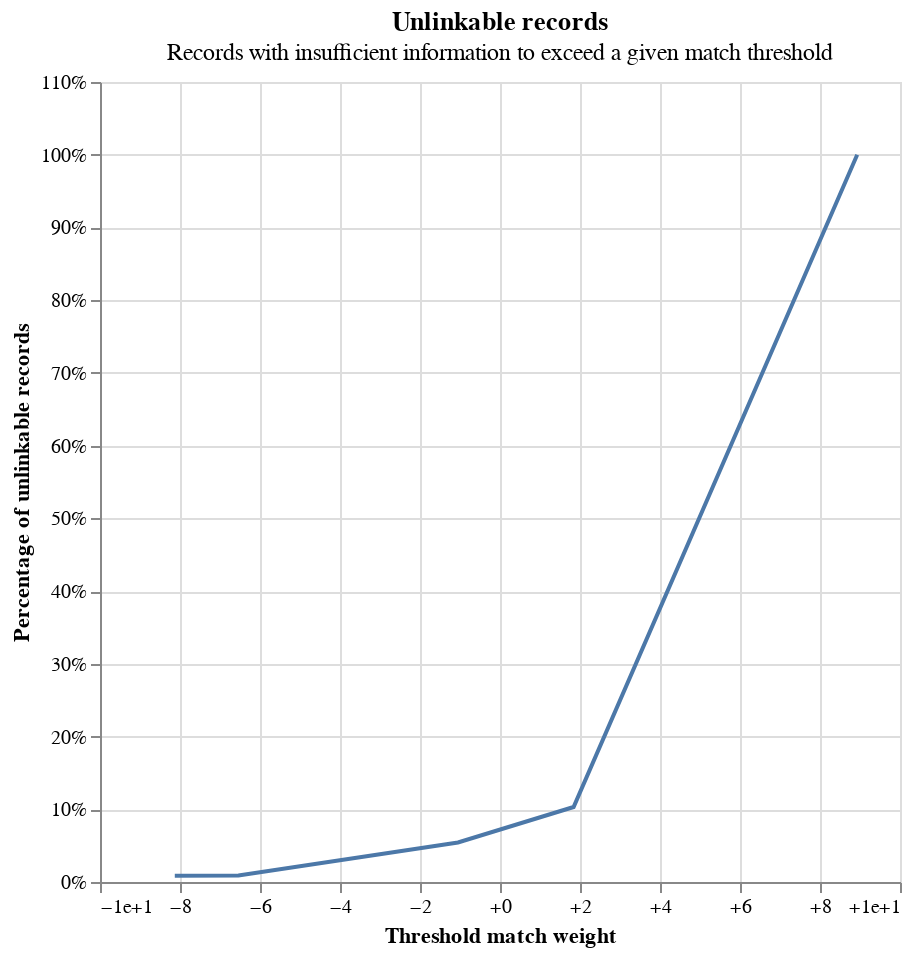

Write notebook code for a chart like this one.
### Code cell
person_linker.unlinkables_chart()

### Figure 1 — Vega-Lite specification as saved in the notebook (floating-point values rounded to 4 significant figures)
{"config": {"view": {"continuousWidth": 400, "continuousHeight": 300}}, "layer": [{"mark": {"type": "line"}, "encoding": {"x": {"axis": {"format": "+", "title": "Threshold match weight"}, "field": "match_weight", "type": "quantitative"}, "y": {"axis": {"format": "%", "title": "Percentage of unlinkable records"}, "field": "cum_prop", "type": "quantitative"}}}, {"mark": {"type": "point"}, "encoding": {"opacity": {"condition": {"param": "x_match_weight_y_cum_prop_coords_of_mouse", "value": 1, "empty": false}, "value": 0}, "tooltip": [{"field": "match_weight", "format": "+.5", "title": "Match weight", "type": "quantitative"}, {"field": "match_probability", "format": ".5", "title": "Match probability", "type": "quantitative"}, {"field": "cum_prop", "format": ".3%", "title": "Proportion of unlinkable records", "type": "quantitative"}], "x": {"axis": {"title": "Threshold match weight"}, "field": "match_weight", "type": "quantitative"}, "y": {"axis": {"format": "%", "title": "Percentage of unlinkable records"}, "field": "cum_prop", "type": "quantitative"}}, "name": "mouse_coords"}, {"mark": {"type": "rule", "color": "gray"}, "encoding": {"x": {"field": "match_weight", "type": "quantitative"}}, "transform": [{"filter": {"param": "x_match_weight_y_cum_prop_coords_of_mouse", "empty": false}}]}, {"mark": {"type": "rule", "color": "gray"}, "encoding": {"y": {"field": "cum_prop", "type": "quantitative"}}, "transform": [{"filter": {"param": "x_match_weight_y_cum_prop_coords_of_mouse", "empty": false}}]}], "data": {"name": "data-b5bbbe6001d8f70d8081a0bb442f61e6"}, "height": 400, "params": [{"name": "x_match_weight_y_cum_prop_coords_of_mouse", "select": {"type": "point", "fields": ["match_weight", "cum_prop"], "nearest": true, "on": "mouseover"}, "views": ["mouse_coords"]}], "title": {"text": "Unlinkable records", "subtitle": "Records with insufficient information to exceed a given match threshold"}, "width": 400, "$schema": "https://vega.github.io/schema/vega-lite/v5.9.3.json", "datasets": {"data-b5bbbe6001d8f70d8081a0bb442f61e6": [{"match_weight": -8.13, "match_probability": 0.00355, "prop": 0.008517, "cum_prop": 0.008517}, {"match_weight": -6.54, "match_probability": 0.01064, "prop": 0.0005678, "cum_prop": 0.009085}, {"match_weight": -1.05, "match_probability": 0.3263, "prop": 0.04531, "cum_prop": 0.05439}, {"match_weight": 1.84, "match_probability": 0.7822, "prop": 0.04872, "cum_prop": 0.1031}, {"match_weight": 8.93, "match_probability": 0.998, "prop": 0.8969, "cum_prop": 1.0}]}}
